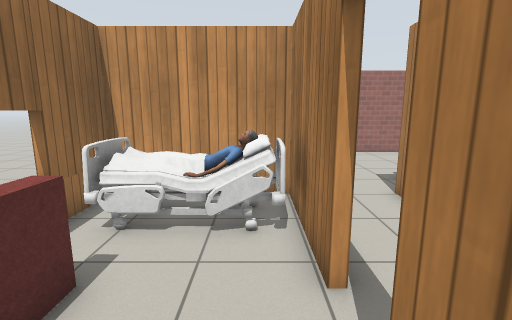
View 1 (above)

17 first-person views from a walk through a robot-simulator world made for Gazebo. The camera is 1.3 m above the floor, tilts 10° down and sees 85° across. The lines on the ground mark 1 m squares. The floor is counted in squares, 0.5 m on a side. Each view is taken from the middle of a square. On the plan, view 1 faces up. The plan holds only what a view shows up to about 19 squares ahead; the rest is blank. Simple patterns stand in for the simulator's built-in surfaces. Some stock models are drawn as simple stand-ins. Some surface patterns are stand-ins.

View 2
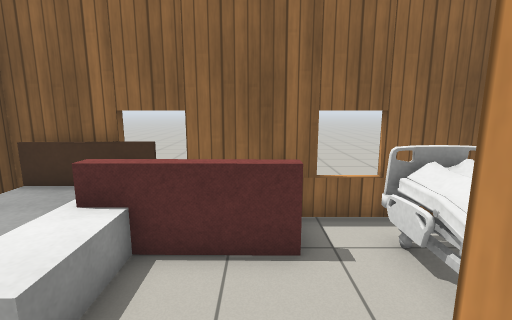

View 3
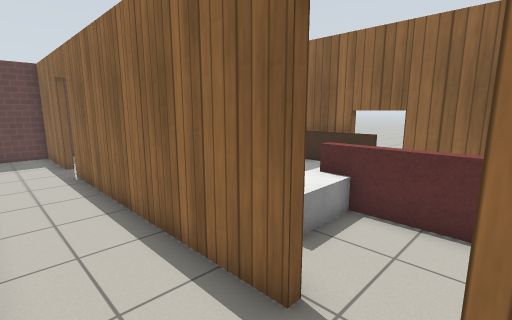

View 4
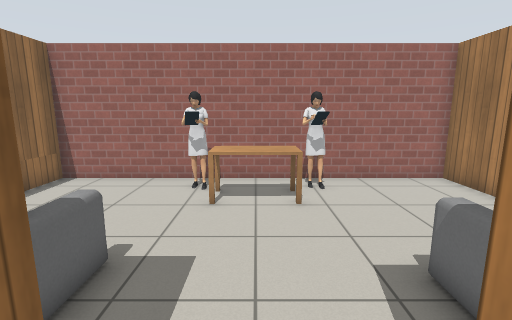

View 5
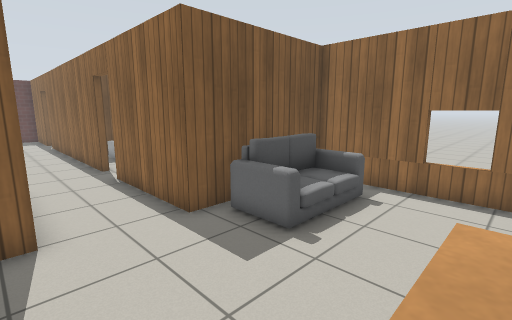

View 6
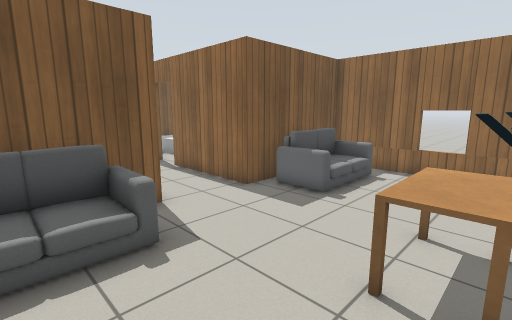

View 7
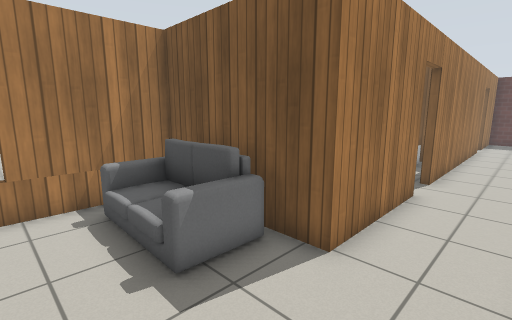

View 8
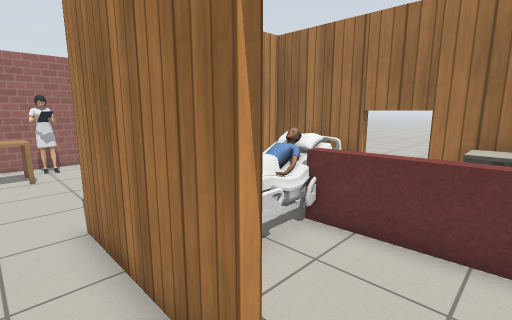

View 9
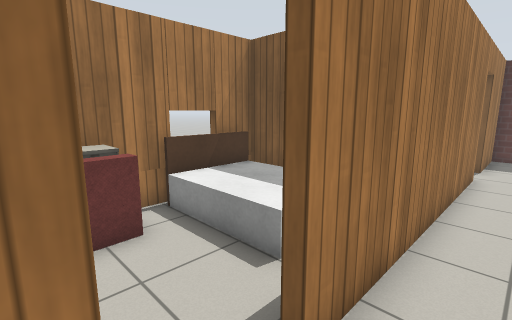

View 10
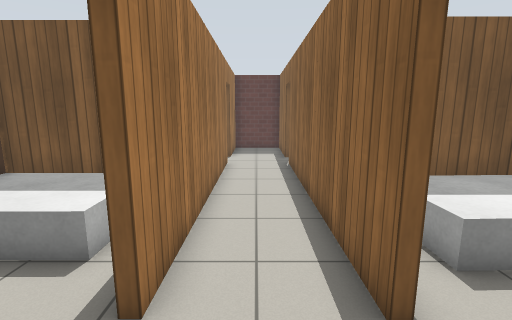

View 11
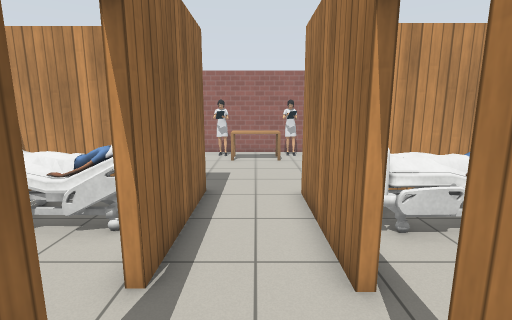

View 12
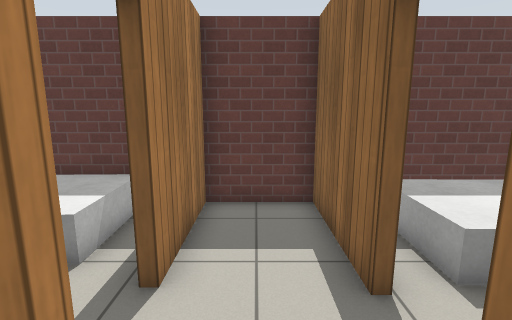

View 13
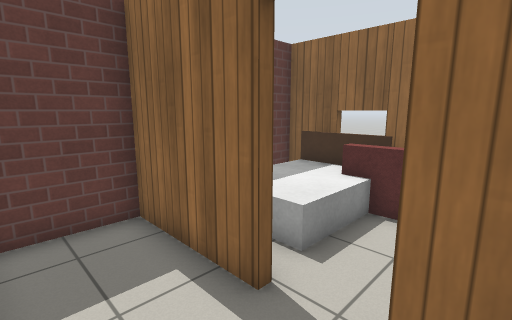

View 14
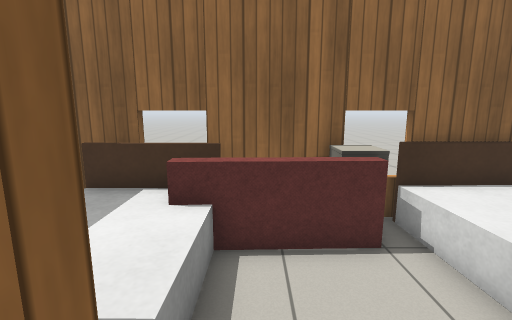

View 15
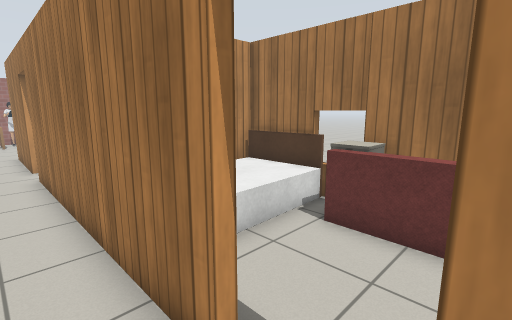

View 16
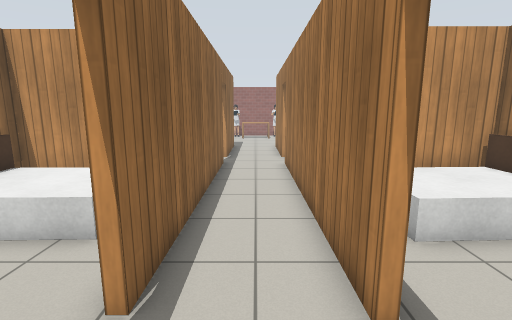

View 17
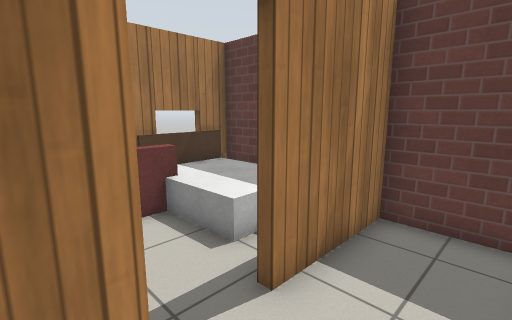

### Floor plan
Ten units are one square. View 1 is at (0, 0); x grows to the right and y downward. Boxes are objects, and circles mark ways between rooms. Rooms are numbered by the first view taken in them; rooms with no view inside come last. Other rooms are left out.
<svg viewBox="-51 -182 159 334">
<path fill="none" stroke="#000" d="M11 -36 11 -86 -46 -86 -46 28 -4 28M11 -10 11 -20M44 -37 44 -86 56 -86M14 -20 14 89M94 -86 103 -86 103 -129M103 -151 103 -177 -46 -177 -46 -89 14 -89 14 -36M44 90 44 -19M14 105 14 147 44 147 44 107M-24 31 -46 31 -46 147 2 147"/>
<rect x="-45" y="-15" width="50" height="40" fill="#bbb"><title>bed</title></rect>
<rect x="-35" y="-45" width="10" height="50" fill="#bbb"><title>sofa</title></rect>
<rect x="-35" y="-85" width="40" height="30" fill="#bbb"><title>bed</title></rect>
<rect x="-35" y="-115" width="40" height="20" fill="#bbb"><title>sofa</title></rect>
<rect x="5" y="-165" width="10" height="10" fill="#bbb"><title>person</title></rect>
<rect x="15" y="-165" width="30" height="20" fill="#bbb"><title>desk</title></rect>
<rect x="45" y="-165" width="10" height="10" fill="#bbb"><title>person</title></rect>
<rect x="55" y="-115" width="40" height="30" fill="#bbb"><title>sofa</title></rect>
<rect x="-45" y="105" width="50" height="40" fill="#bbb"><title>bed</title></rect>
<rect x="-45" y="75" width="20" height="10" fill="#bbb"><title>side table</title></rect>
<rect x="-45" y="35" width="40" height="30" fill="#bbb"><title>bed</title></rect>
<rect x="-35" y="85" width="10" height="40" fill="#bbb"><title>sofa</title></rect>
<circle cx="10" cy="-25" r="3" fill="#2a7"/>
<circle cx="10" cy="95" r="3" fill="#2a7"/>
<text x="-20" y="-30">1</text>
<text x="30" y="-80">2</text>
<text x="-20" y="90">3</text>
</svg>
Room 1 opens to room 2. Room 2 opens to room 3.

Where each view was taken, in squares from view 1:
view 1: 0 up, 0 right, facing up
view 2: 3 up, 2 right, facing left
view 3: 4 up, 4 right, facing down-left
view 4: 7 up, 3 right, facing up
view 5: 15 up, 5 right, facing down-left
view 6: 16 up, 8 right, facing down-left
view 7: 13 up, 2 right, facing down-right
view 8: 2 up, 3 right, facing up-right
view 9: 4 up, 3 right, facing down-right
view 10: 5 up, 3 right, facing down
view 11: 0 up, 3 right, facing up
view 12: 7 down, 3 right, facing down
view 13: 8 down, 4 right, facing down-left
view 14: 10 down, 2 right, facing left
view 15: 11 down, 3 right, facing up-right
view 16: 12 down, 3 right, facing up
view 17: 8 down, 2 right, facing down-right
